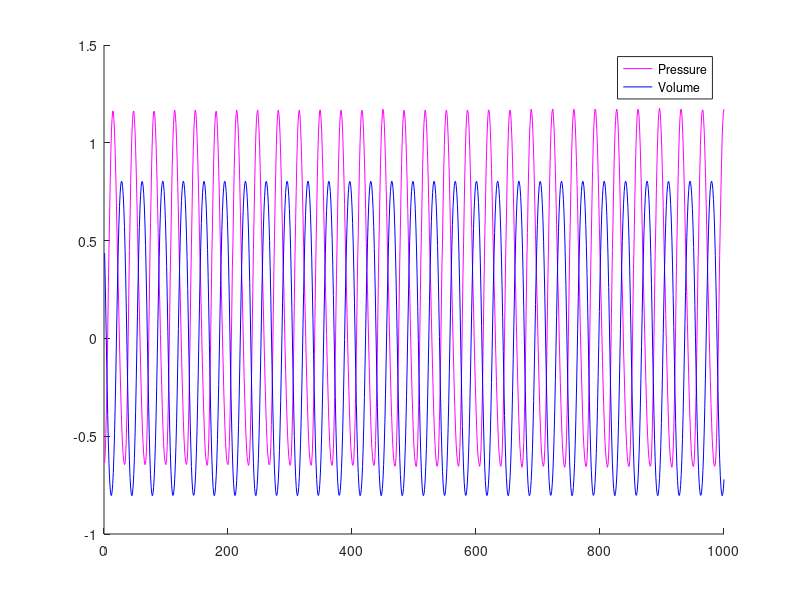
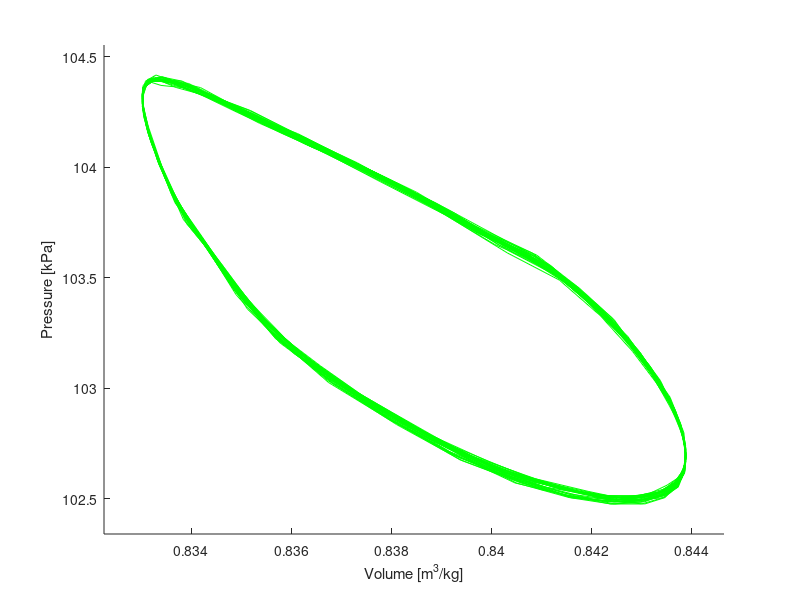
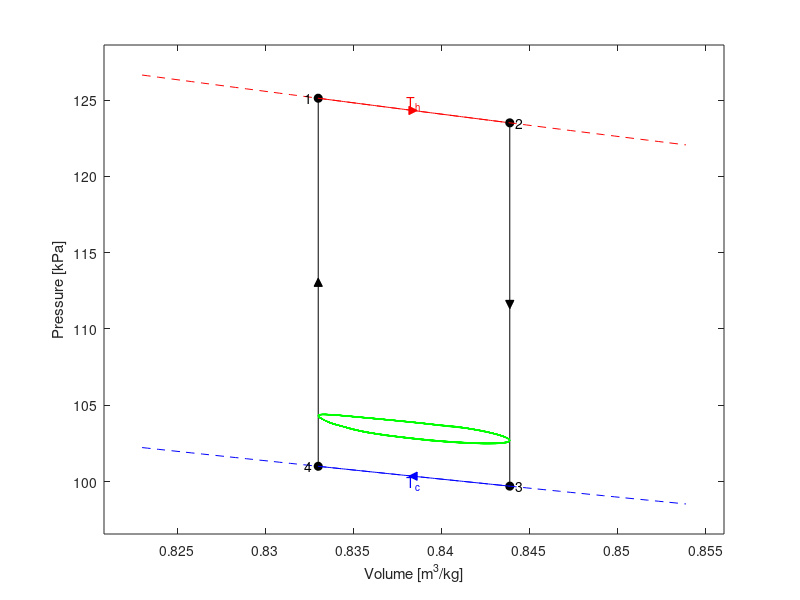

Here is the MATLAB script that generated these plots, in order:
clear;
close all

%% Read serial data from Arduino Micro
% https://uk.mathworks.com/help/instrument/read-streaming-data-from-arduino.html

% arduinoObj = serialport("COM3",19200);
% configureTerminator(arduinoObj,"CR/LF");
% flush(arduinoObj);
% arduinoObj.UserData = struct("P",[],"V",[],"Count",1);
% configureCallback(arduinoObj,"terminator",@readData);
% % save arduinoData1.mat Pmeas Vmeas

load arduinoData.mat % values from MPXV7002
figure; hold on;
plot(Pmeas,'-m')
plot(Vmeas,'-b')
legend('Pressure','Volume')
load arduinoData1.mat % values from PSE533
Pmeas = Pmeas*1000 + 101000; % pressure values from arduino [Pa]

%% calculate ideal Stirling cycle

% Temperature conditions
Th = 90 + 273.15; % heat source temperature [K]
Tc = 20 + 273.15; % heat sink temperature [K]
R = 287; % Gas constant for air [J/kg.K]

% Engine geometry
D = 90e-3; % diameter of large cylinder [m]
H = 20e-3; % height of large cylinder [m]
D_disp = D - 2*5e-3; % estm. diameter of displacer
H_disp = 8e-3; % estm. height of displacer
porosity = 0.9; % porosity of polyurethane foam
d = 16e-3; % diameter of piston; included in "A" in Arduino sketch
h = 2*4e-3; % total stroke length of piston; corresponds to "r" in Arduino sketch
v1 = pi/4*D^2*H - (1-porosity)*pi/4*D_disp^2*H_disp; % [m3]
v2 = v1 + pi/4*d^2*h; % [m3]

% Mass of air
% With connection to pressure transducer open, and piston in middle
% position, pressure and temperature will be at atmospheric. Can then use
% the reference specfic volume at that point to caluclate mass of air
% inside when resealed at these conditions.
m = 101000*(v1)/R/(20+273.15);
V1 = v1/m; % specific volume at V1 [m3/kg]
V2 = v2/m; % specific volume at V2 [m3/kg]
Vmeas = ((Vmeas*1e-6) + v1 + 0.5*pi/4*d^2*h)/m; % pressure values from arduino [m3/kg]

N = 100; % number of points 
% Process 1-2: Isothermal Heat Addition
n = 1; % polytropic index
P1 = R*Th/V1;
P2 = R*Th/V2;
V = linspace(V1,V2,N);
Ph = (P1*V1^n)./V.^n;

% Process 2-3: Constant Volume Heat Removal
V3 = V2;
P3 = R*Tc/V3;

% Process 3-4: Isothermal Heat Removal
V4 = V1;
P4 = R*Tc/V4;
Pc = (P4*V4^n)./V.^n;

% Process 4-1: Constant Volume Heat Addition
% nothing to calculate as know all values already.

figure; hold on;
plot(Vmeas,Pmeas/1000,'-g')
xlabel('Volume [m^3/kg]')
ylabel('Pressure [kPa]')
axis('padded');

figure; hold on; box on;
plot(V,Ph/1000,'r')
plot([V2,V3],[P2,P3]/1000,'-ok','MarkerFaceColor','k')
plot(V,Pc/1000,'-b')
plot([V4,V1],[P4,P1]/1000,'-ok','MarkerFaceColor','k')
% arrows
plot(V(N/2),Ph(N/2)/1000,'>r','MarkerFaceColor','r')
plot(V2,(P2+P3)/2/1000,'vk','MarkerFaceColor','k')
plot(V(N/2),Pc(N/2)/1000,'<b','MarkerFaceColor','b')
plot(V1,(P1+P4)/2/1000,'^k','MarkerFaceColor','k')
% isotherms
Vref = linspace(V1-0.01,V2+0.01,N);
Phref = (R*Th/(V1-0.01))*((V1-0.01)^n)./Vref.^n;
Pcref = (R*Tc/(V1-0.01))*((V1-0.01)^n)./Vref.^n;
plot(Vref,Phref/1000,'r--')
plot(Vref,Pcref/1000,'b--')
% text labels
text(V1,P1/1000,'1  ','HorizontalAlignment','right')
text(V2,P2/1000,'  2','HorizontalAlignment','left')
text(V3,P3/1000,'  3','HorizontalAlignment','left')
text(V4,P4/1000,'4  ','HorizontalAlignment','right')
text(V(N/2),Ph(N/2)/1000,{'T_h',' ',' '},'HorizontalAlignment','center','Color','r')
text(V(N/2),Pc(N/2)/1000,{' ',' ','T_c'},'HorizontalAlignment','center','Color','b')
% Arduino data
plot(Vmeas,Pmeas/1000,'-g')
xlabel('Volume [m^3/kg]')
ylabel('Pressure [kPa]')
axis('padded');

function readData(src,~)

    data = readline(src);
    data = strsplit(data,',');
    
    src.UserData.P(end+1) = str2double(data(1));
    src.UserData.V(end+1) = str2double(data(2));
    
    src.UserData.Count = src.UserData.Count + 1;

    if src.UserData.Count > 1000
        configureCallback(src,"off");
        plot(src.UserData.V(2:end),src.UserData.P(2:end),'o');
    end
end